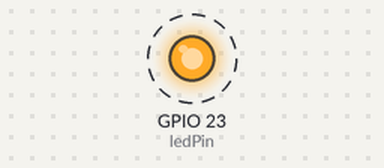
Simulated run of this sketch. Board: ESP32. On the bench: output pins drawn as LEDs (lit = HIGH). Dashed ring = blinking.

Above: at 0.5 s.
Timing chart, 0 to 4.6 s (numbered marks = the images above):
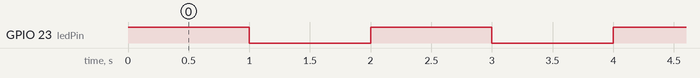

Measured:
- by itself, GPIO 23 (ledPin): alternates HIGH for 1.0 s and LOW for 1.0 s

The sketch:

LED_Blink.ino
```cpp
/*
  Project: Intelligent Embedded Room Monitoring
           and Automation System

  Module: External LED Blinking
  Microcontroller: ESP32 DevKit
  GPIO Pin: 23
*/

const int ledPin = 23;

void setup() {
  pinMode(ledPin, OUTPUT);
}

void loop() {
  digitalWrite(ledPin, HIGH);
  delay(1000);

  digitalWrite(ledPin, LOW);
  delay(1000);
}
```
